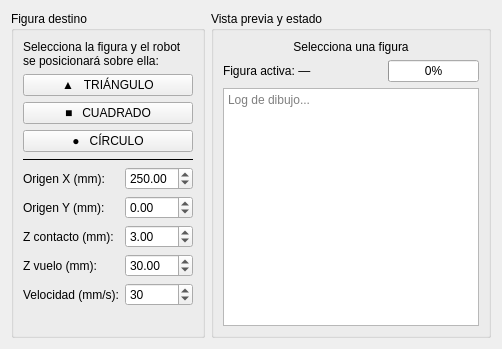
      <widget class="QWidget" name="tabFigura">
       <attribute name="title">
        <string>2 · Seleccionar figura</string>
       </attribute>
       <layout class="QHBoxLayout" name="figuraLayout">
        <item>
         <widget class="QGroupBox" name="grpFigSel">
          <property name="title">
           <string>Figura destino</string>
          </property>
          <layout class="QVBoxLayout" name="figSelVL">
           <item>
            <widget class="QLabel" name="label">
             <property name="text">
              <string>Selecciona la figura y el robot
se posicionará sobre ella:</string>
             </property>
            </widget>
           </item>
           <item>
            <widget class="QPushButton" name="btnGoTriangle">
             <property name="text">
              <string>▲   TRIÁNGULO</string>
             </property>
            </widget>
           </item>
           <item>
            <widget class="QPushButton" name="btnGoSquare">
             <property name="text">
              <string>■   CUADRADO</string>
             </property>
            </widget>
           </item>
           <item>
            <widget class="QPushButton" name="btnGoCircle">
             <property name="text">
              <string>●   CÍRCULO</string>
             </property>
            </widget>
           </item>
           <item>
            <widget class="QFrame" name="sepF">
             <property name="frameShape">
              <enum>QFrame::HLine</enum>
             </property>
            </widget>
           </item>
           <item>
            <layout class="QFormLayout" name="figParamsForm">
             <item row="0" column="0">
              <widget class="QLabel" name="label">
               <property name="text">
                <string>Origen X (mm):</string>
               </property>
              </widget>
             </item>
             <item row="0" column="1">
              <widget class="QDoubleSpinBox" name="spnFigX">
               <property name="minimum">
                <double>50.000000000000000</double>
               </property>
               <property name="maximum">
                <double>500.000000000000000</double>
               </property>
               <property name="value">
                <double>250.000000000000000</double>
               </property>
              </widget>
             </item>
             <item row="1" column="0">
              <widget class="QLabel" name="label">
               <property name="text">
                <string>Origen Y (mm):</string>
               </property>
              </widget>
             </item>
             <item row="1" column="1">
              <widget class="QDoubleSpinBox" name="spnFigY">
               <property name="minimum">
                <double>-300.000000000000000</double>
               </property>
               <property name="maximum">
                <double>300.000000000000000</double>
               </property>
               <property name="value">
                <double>0.000000000000000</double>
               </property>
              </widget>
             </item>
             <item row="2" column="0">
              <widget class="QLabel" name="label">
               <property name="text">
                <string>Z contacto (mm):</string>
               </property>
              </widget>
             </item>
             <item row="2" column="1">
              <widget class="QDoubleSpinBox" name="spnFigZ">
               <property name="minimum">
                <double>0.000000000000000</double>
               </property>
               <property name="maximum">
                <double>50.000000000000000</double>
               </property>
               <property name="value">
                <double>3.000000000000000</double>
               </property>
              </widget>
             </item>
             <item row="3" column="0">
              <widget class="QLabel" name="label">
               <property name="text">
                <string>Z vuelo (mm):</string>
               </property>
              </widget>
             </item>
             <item row="3" column="1">
              <widget class="QDoubleSpinBox" name="spnFigZLft">
               <property name="minimum">
                <double>5.000000000000000</double>
               </property>
               <property name="maximum">
                <double>100.000000000000000</double>
               </property>
               <property name="value">
                <double>30.000000000000000</double>
               </property>
              </widget>
             </item>
             <item row="4" column="0">
              <widget class="QLabel" name="label">
               <property name="text">
                <string>Velocidad (mm/s):</string>
               </property>
              </widget>
             </item>
             <item row="4" column="1">
              <widget class="QSpinBox" name="spnFigSpd">
               <property name="minimum">
                <number>5</number>
               </property>
               <property name="maximum">
                <number>150</number>
               </property>
               <property name="value">
                <number>30</number>
               </property>
              </widget>
             </item>
            </layout>
           </item>
           <item>
            <spacer name="figSp">
             <property name="orientation">
              <enum>Qt::Vertical</enum>
             </property>
             <property name="sizeHint" stdset="0">
              <size>
               <width>20</width>
               <height>20</height>
              </size>
             </property>
            </spacer>
           </item>
          </layout>
         </widget>
        </item>
        <item>
         <widget class="QGroupBox" name="grpFigCanvas">
          <property name="title">
           <string>Vista previa y estado</string>
          </property>
          <layout class="QVBoxLayout" name="figCanvasVL">
           <item>
            <widget class="QLabel" name="lblFigCanvas">
             <property name="text">
              <string>Selecciona una figura</string>
             </property>
             <property name="alignment">
              <set>Qt::AlignCenter</set>
             </property>
            </widget>
           </item>
           <item>
            <layout class="QHBoxLayout" name="figStatusHL">
             <item>
              <widget class="QLabel" name="lblFigActive">
               <property name="text">
                <string>Figura activa: —</string>
               </property>
              </widget>
             </item>
             <item>
              <spacer name="figStSp">
               <property name="orientation">
                <enum>Qt::Horizontal</enum>
               </property>
               <property name="sizeHint" stdset="0">
                <size>
                 <width>40</width>
                 <height>20</height>
                </size>
               </property>
              </spacer>
             </item>
             <item>
              <widget class="QProgressBar" name="pbarFig">
               <property name="value">
                <number>0</number>
               </property>
              </widget>
             </item>
            </layout>
           </item>
           <item>
            <widget class="QTextEdit" name="txtFigLog">
             <property name="readOnly">
              <bool>true</bool>
             </property>
             <property name="placeholderText">
              <string>Log de dibujo...</string>
             </property>
            </widget>
           </item>
          </layout>
         </widget>
        </item>
       </layout>
      </widget>
